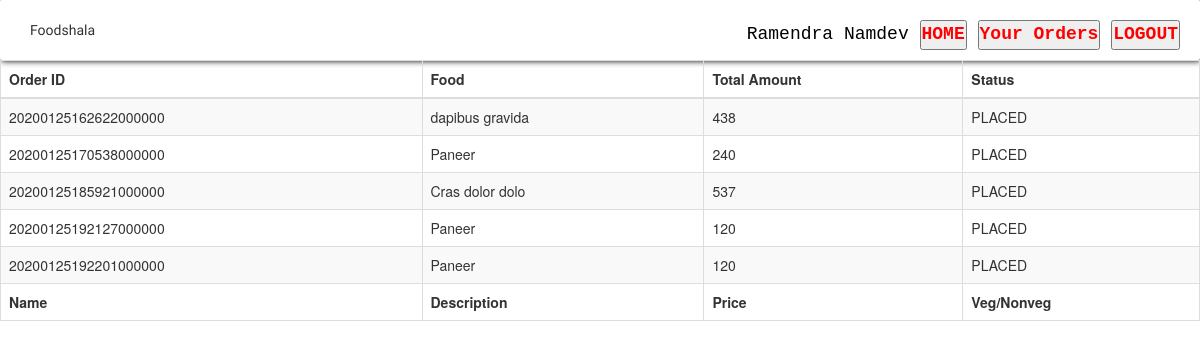
Screenshot of /dashboard.user.php (signed in) with the database file from the repository.
### tables this page shows
CREATE TABLE `orders` (
  `id` int(11) NOT NULL,
  `order_id` varchar(30) NOT NULL,
  `item_id` int(11) NOT NULL,
  `item_name` varchar(100) NOT NULL,
  `user_id` varchar(20) NOT NULL,
  `restaurant_id` int(11) NOT NULL,
  `address` varchar(100) NOT NULL,
  `total_amount` int(11) NOT NULL,
  `units` int(11) NOT NULL,
  `timestamp` datetime NOT NULL DEFAULT CURRENT_TIMESTAMP,
  `status` varchar(20) NOT NULL DEFAULT 'PLACED'
);

### scripts/user-orders.php (the view, shortened to what this page needs)
<?php
	$conn = mysql_connect("localhost","root","") or die(mysql_error());
	$userId = $_SESSION['userId'];
	$query = "select * from orders where user_id = '$userId' ORDER BY timestamp ";
	$result = mysql_query("$query",$conn) or die(mysql_error());
 ?>
<table id="example" class="table table-striped table-bordered" style="width:100%;">
	<thead>
	   <tr>
	       <th>Order ID</th>
	       <th>Food</th>
	       <th>Total Amount</th>
	       <th>Status</th>
	    </tr>
	</thead>
<?php
	if( mysql_num_rows($result) > 0 ){
		while ( $row = mysql_fetch_array($result) ) {
			echo "
				<tr>
					<td> ".$row['order_id']." </td>
					<td> ".$row['item_name']." </td>
					<td> ".$row['total_amount']." </td>
					<td> ".$row['status']." </td>
				</tr>
			";
		}
	}
?>
<tfoot>
   <tr>
       <th>Name</th>
       <th>Description</th>
       <th>Price</th>
       <th>Veg/Nonveg</th>
   </tr>
</tfoot>
</table>

### style/style.css (style rules this page uses)
* { margin: 0px; padding: 0px; }
body { margin:5px; }

### rows the page displays
orders: order "20200125162622000000", item_name "dapibus gravida", total_amount "438", status "PLACED"
orders: order "20200125170538000000", item_name "Paneer", total_amount "240", status "PLACED"
orders: order "20200125185921000000", item_name "Cras dolor dolo", total_amount "537", status "PLACED"
orders: order "20200125192127000000", item_name "Paneer", total_amount "120", status "PLACED"
orders: order "20200125192201000000", item_name "Paneer", total_amount "120", status "PLACED"

### other values shown
$user "Ramendra Namdev"
